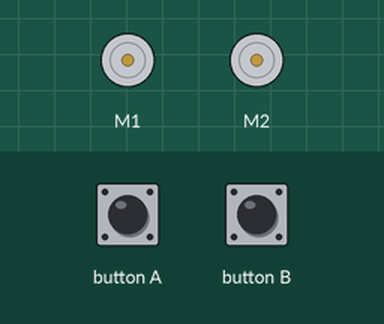
This program was run on a simulated Calliope mini (MakeCode). Shown: 2 × DC motor (green arrow = forward, orange = backward, longer = faster). The test bench sets the inputs (shaded band).

Above: at 1.2 s.
1.3 s: button A pressed for 0.15 s
At 2.3 s:
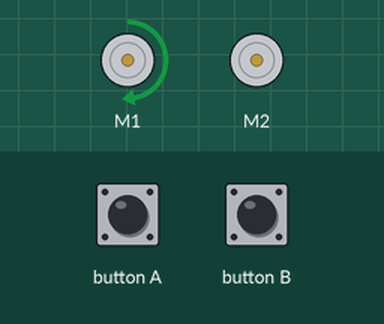
4.4 s: button B pressed for 0.15 s
At 5.9 s:
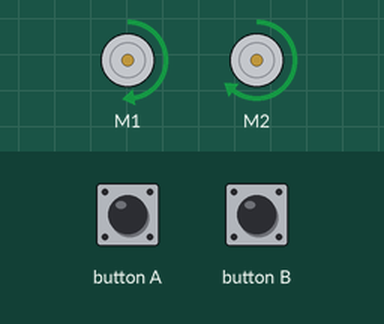
7.5 s: button A pressed for 0.15 s
At 10.9 s:
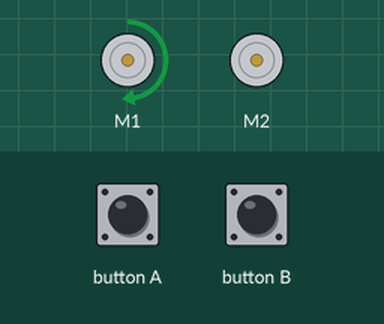
Timing chart, 0 to 14.2 s (numbered marks = the images above; inputs shaded):
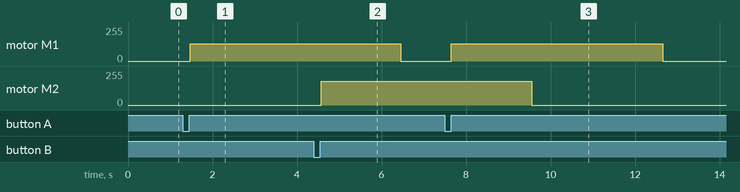

The program:

main.ts
```typescript
input.onButtonPressed(Button.A, function () {
    motors.dualMotorPower(Motor.A, 50)
    basic.pause(5000)
    motors.dualMotorPower(Motor.A, 0)
})
input.onButtonPressed(Button.B, function () {
    motors.dualMotorPower(Motor.B, 70)
    basic.pause(5000)
    motors.dualMotorPower(Motor.B, 0)
})
```

test.ts
```typescript
// Hier kann man Tests durchführen; diese Datei wird nicht kompiliert, wenn dieses Paket als Erweiterung verwendet wird.
```

Measured:
- after the input at 1.3 s, motor M1: stopped → forward 128/255 after 0.17 s
- after the input at 4.4 s, motor M2: stopped → forward 178/255 after 0.17 s
- after the input at 7.5 s, motor M1: stopped → forward 128/255 after 0.15 s, → stopped 5.0 s later
